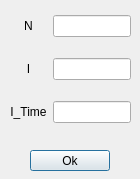
<?xml version="1.0" encoding="UTF-8"?>
<ui version="4.0">
 <class>Settings</class>
 <widget class="QDialog" name="Settings">
  <property name="geometry">
   <rect>
    <x>0</x>
    <y>0</y>
    <width>140</width>
    <height>179</height>
   </rect>
  </property>
  <property name="windowTitle">
   <string>Settings</string>
  </property>
  <property name="whatsThis">
   <string>Ventana de settings, presionar Ok para guardar cambios</string>
  </property>
  <widget class="QWidget" name="horizontalLayoutWidget">
   <property name="geometry">
    <rect>
     <x>10</x>
     <y>0</y>
     <width>121</width>
     <height>141</height>
    </rect>
   </property>
   <layout class="QGridLayout" name="gridLayout">
    <item row="2" column="1">
     <widget class="QLabel" name="label_2">
      <property name="text">
       <string>I_Time</string>
      </property>
      <property name="alignment">
       <set>Qt::AlignCenter</set>
      </property>
     </widget>
    </item>
    <item row="0" column="1">
     <widget class="QLabel" name="label_3">
      <property name="text">
       <string>N</string>
      </property>
      <property name="alignment">
       <set>Qt::AlignCenter</set>
      </property>
     </widget>
    </item>
    <item row="1" column="1">
     <widget class="QLabel" name="label">
      <property name="text">
       <string>I</string>
      </property>
      <property name="alignment">
       <set>Qt::AlignCenter</set>
      </property>
     </widget>
    </item>
    <item row="0" column="2">
     <widget class="QLineEdit" name="lineN"/>
    </item>
    <item row="1" column="2">
     <widget class="QLineEdit" name="lineI"/>
    </item>
    <item row="2" column="2">
     <widget class="QLineEdit" name="lineItime"/>
    </item>
   </layout>
  </widget>
  <widget class="QPushButton" name="pushButton">
   <property name="geometry">
    <rect>
     <x>30</x>
     <y>150</y>
     <width>80</width>
     <height>21</height>
    </rect>
   </property>
   <property name="text">
    <string>Ok</string>
   </property>
  </widget>
 </widget>
 <resources/>
 <connections/>
</ui>
